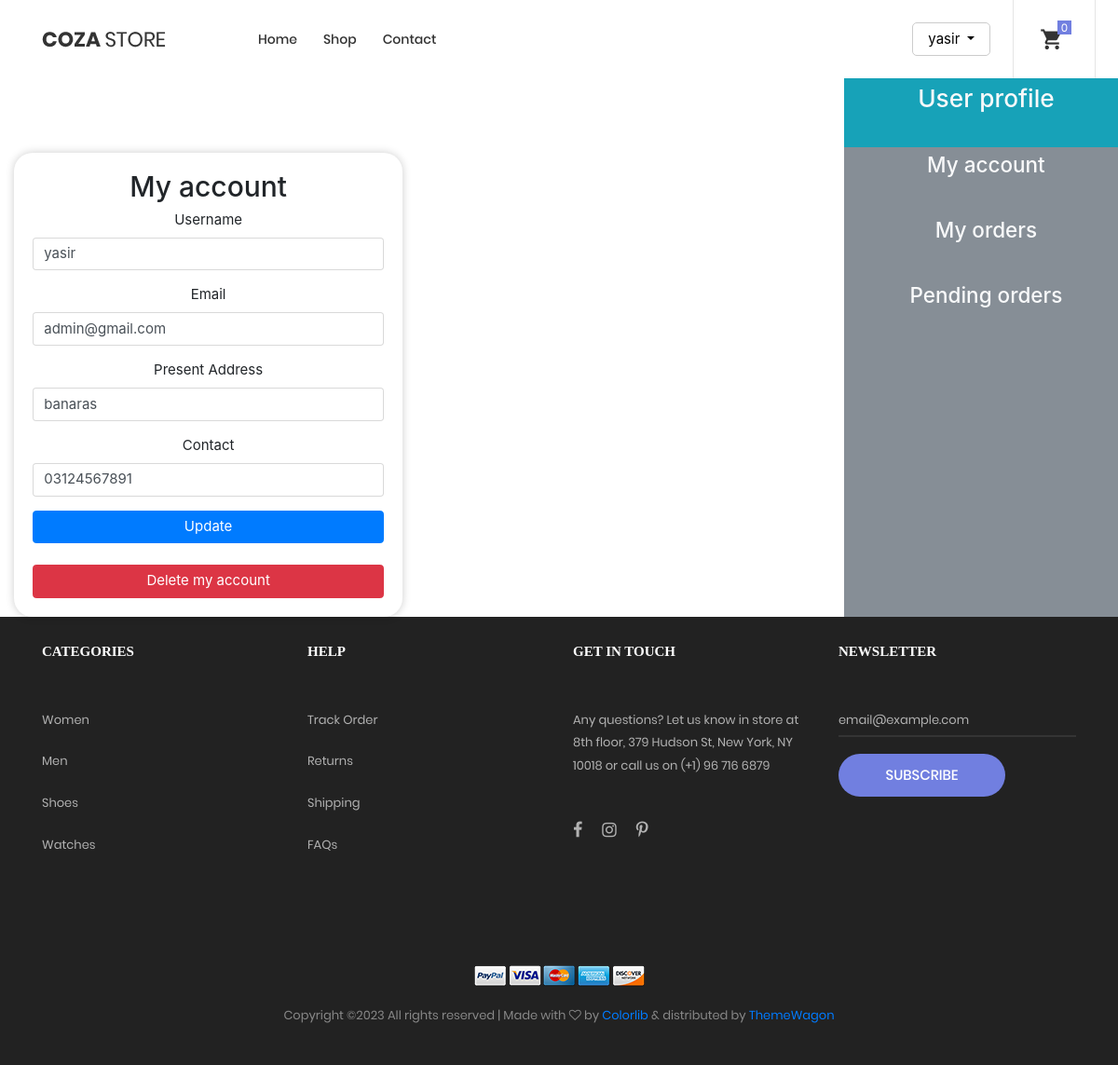
/account_settings.php?account (signed in), run on the app's committed database.
### tables this page shows
CREATE TABLE IF NOT EXISTS `users` (
  `user_id` int NOT NULL AUTO_INCREMENT,
  `user_name` varchar(100) NOT NULL,
  `user_email` varchar(250) NOT NULL,
  `user_address` varchar(250) NOT NULL,
  `user_password` varchar(500) NOT NULL,
  `user_contact` varchar(500) NOT NULL,
  `user_ip` varchar(500) NOT NULL,
  PRIMARY KEY (`user_id`)
);

### user_details.php (the view, shortened to what this page needs)
<?php
$row = array();
if (isset($_GET['account'])) {
    $session = $_SESSION['username'];
    $query = mysqli_query($con, "SELECT * FROM `users` WHERE user_name = '$session'");
    $row = mysqli_fetch_array($query);
}
?>
        <div class="justify-content-center">
            <div class="col-md-6 col-sm-8">
                <div class="login-container">
                    <h2 class="text-center">My account</h2>
                    <form autocomplete="off" method="post">
                        <div class="mb-3">
                            <label for="username" class="form-label">Username</label>
                            <input type="text" value="<?php echo  $row['user_name']    ?>" class="form-control" name="username" id="username" placeholder="Enter your username">
                        </div>
                        <div class="mb-3">
                            <label for="email" class="form-label">Email</label>
                            <input type="email" value="<?php echo $row['user_email']    ?>"   name="email" class="form-control" id="email" placeholder="Enter your email">
                        </div>
                        <div class="mb-3">
                            <label for="text" class="form-label">Present Address</label>
                            <input type="text" value="<?php echo $row['user_address']    ?>"  name="address" class="form-control" id="address" placeholder="Enter your Address">
                        </div>
                        <div class="mb-3">
                            <label for="contact" class="form-label">Contact</label>
                            <input type="text" name="contact" value="<?php echo $row['user_contact']    ?>"  class="form-control" id="contact" placeholder="Enter your Contact" oninput="validateContact(this)">
                        </div>
                        <div class="d-grid">
                            <button type="submit" name="update" class="btn btn-primary">Update</button>
                            <br>
                            <form action="" method="post">
                            <button type="submit" name="delete" class="btn btn-danger" id="deleteAccount">Delete my account</button>
</form>
<link rel="stylesheet" href="https://cdn.jsdelivr.net/npm/sweetalert2@11/dist/sweetalert2.min.css">
                        </div>
                    </form>
                </div>
            </div>
    </div>

### account_settings.php (style rules this page uses)
body { overflow-x: hidden; }

### user_details.php (style rules this page uses)
body { background-color: #f8f9fa; }
.login-container { margin-top: 10vh; padding: 20px; border-radius: 20px; box-shadow: 0px 0px 10px rgba(0, 0, 0, 0.2); background-color: #ffffff; }

### data on the page
users: username "yasir", email "admin@gmail.com", address "banaras", contact "03124567891"

### other printed values
$_SESSION['username'] "yasir"
